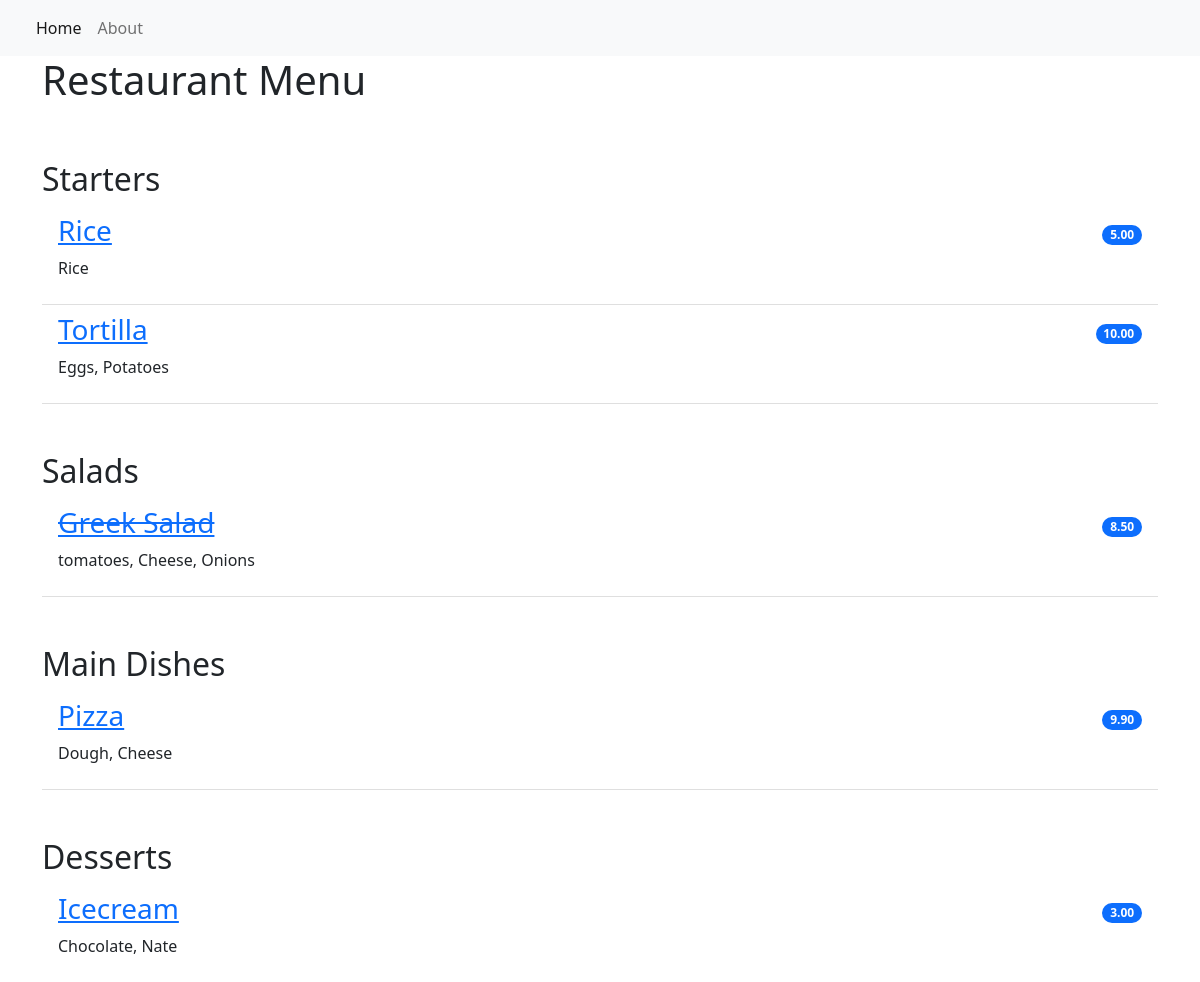
The page / on the database its author committed.
### restaurant_menu/models.py (models this page shows, shortened)
class Item(models.Model):
    meal = models.CharField(max_length=1000, unique=True)
    description = models.CharField(max_length=2000)
    price = models.DecimalField(max_digits=10, decimal_places=2)
    meal_type = models.CharField(max_length=100, choices=MEAL_TYPE)
    author = models.ForeignKey(User, on_delete=models.PROTECT)
    status = models.IntegerField(choices=STATUS, default=0)
    date_created = models.DateTimeField(auto_now_add=True)
    date_updated = models.DateTimeField(auto_now=True)

### restaurant_menu/views.py (the view)
# urls.py: path('', views.MenuList.as_view(), name='home'),
class MenuList(generic.ListView):
    queryset = Item.objects.order_by("-date_created") # predefined variable
    template_name = "index.html"
    def get_context_data(self, **kwargs): # Name the method exactly like this
        context = super().get_context_data(**kwargs)
        context["meals"] = MEAL_TYPE
        return context

### restaurant_menu/templates/index.html
{% extends 'base.html' %}
{% block content %}
<div class="container">
    <h1>Restaurant Menu</h1>
    <ul class="list-group list-group-flush">
        {% for meal in meals %}
            <h2 class="pt-5">{{ meal.1 }}</h2>
                {% for row in item_list %}
                    {% if row.meal_type == meal.0 %}
                        {% if row.status == 0 %}
                        <li class="list-group-item d-flex justify-content-between align-items-center border-0 pb-0">
                            <a  href="{% url 'menu_item' row.pk  %}"><h3><del>{{ row.meal }}</del></h3></a>
                            <span class="badge bg-primary rounded-pill">{{ row.price }}</span>
                        </li>
                        <li class="list-group-item pt-0">
                            <p>{{ row.description }}</p>
                        </li>
                        {% else %}
                        <li class="list-group-item d-flex justify-content-between align-items-center border-0 pb-0">
                            <a  href="{% url 'menu_item' row.pk %}"><h3>{{ row.meal }}</h3></a>
                           <span class="badge bg-primary rounded-pill">{{ row.price }}</span>
                        </li>
                        <li class="list-group-item pt-0">
                            <p>{{ row.description }}</p>
                        </li>
                        {% endif %}
                    {% endif %}
                {% endfor %}
        {% endfor %}
    </ul>
</div>
{% endblock content %}

### restaurant_menu/templates/base.html (shortened to what this page needs)
<!DOCTYPE html>
<html lang="en">
    <head>
        <link href="https://cdn.jsdelivr.net/npm/bootstrap@5.2.0-beta1/dist/css/bootstrap.min.css" rel="stylesheet">
    </head>
    <body>
        <nav class="navbar navbar-expand-lg bg-light">
            <div class="container-fluid">
                <div class="collapse navbar-collapse" id="navbarNav">
                    <ul class="navbar-nav">
                         <li class="nav-item">
                            <a class="nav-link active" aria-current="page" href="{% url 'home' %}">Home</a>
                        </li>
                        <li class="nav-item">
                            <a class="nav-link" aria-current="page" href="{% url 'home' %}">About</a>
                        </li>
                    </ul>
                </div>
            </div>
        </nav>
        {% block content %}
        {% endblock content %}
    </body>
</html>

### rows shown on the page
Item: meal "Rice", price "5.00", description "Rice"
Item: meal "Tortilla", price "10.00", description "Eggs, Potatoes"
Item: meal "Greek Salad", price "8.50", description "tomatoes, Cheese, Onions"
Item: meal "Pizza", price "9.90", description "Dough, Cheese"
Item: meal "Icecream", price "3.00", description "Chocolate, Nate"

### other values the page prints
{{ meal.1 }} "Starters" "Salads" "Main Dishes" "Desserts"
